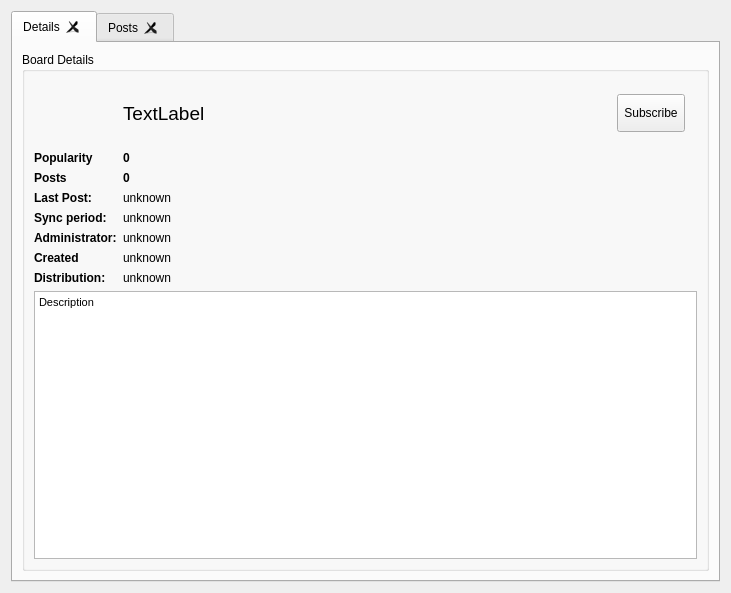
<?xml version="1.0" encoding="UTF-8"?>
<ui version="4.0">
 <class>PostedListWidgetWithModel</class>
 <widget class="QWidget" name="PostedListWidgetWithModel">
  <property name="geometry">
   <rect>
    <x>0</x>
    <y>0</y>
    <width>731</width>
    <height>593</height>
   </rect>
  </property>
  <property name="windowTitle">
   <string>Form</string>
  </property>
  <layout class="QHBoxLayout" name="horizontalLayout">
   <item>
    <widget class="RSTabWidget" name="tabWidget">
     <property name="currentIndex">
      <number>0</number>
     </property>
     <property name="tabsClosable">
      <bool>true</bool>
     </property>
     <widget class="QWidget" name="tab">
      <attribute name="title">
       <string>Details</string>
      </attribute>
      <layout class="QVBoxLayout" name="verticalLayout_3">
       <item>
        <widget class="QGroupBox" name="infoGroupBox">
         <property name="autoFillBackground">
          <bool>false</bool>
         </property>
         <property name="styleSheet">
          <string notr="true"/>
         </property>
         <property name="title">
          <string>Board Details</string>
         </property>
         <property name="flat">
          <bool>false</bool>
         </property>
         <property name="checkable">
          <bool>false</bool>
         </property>
         <layout class="QGridLayout" name="gridLayout_2">
          <item row="0" column="0">
           <layout class="QGridLayout" name="gridLayout">
            <item row="5" column="0">
             <widget class="QLabel" name="label">
              <property name="font">
               <font>
                <weight>75</weight>
                <bold>true</bold>
               </font>
              </property>
              <property name="text">
               <string>Administrator:</string>
              </property>
             </widget>
            </item>
            <item row="6" column="0">
             <widget class="QLabel" name="createdlabel">
              <property name="font">
               <font>
                <weight>75</weight>
                <bold>true</bold>
               </font>
              </property>
              <property name="text">
               <string>Created</string>
              </property>
             </widget>
            </item>
            <item row="7" column="0">
             <widget class="QLabel" name="label_3">
              <property name="font">
               <font>
                <weight>75</weight>
                <bold>true</bold>
               </font>
              </property>
              <property name="text">
               <string>Distribution:</string>
              </property>
             </widget>
            </item>
            <item row="0" column="3">
             <layout class="QVBoxLayout" name="verticalLayout">
              <property name="sizeConstraint">
               <enum>QLayout::SetMinimumSize</enum>
              </property>
              <property name="leftMargin">
               <number>0</number>
              </property>
              <item>
               <spacer name="verticalSpacer">
                <property name="orientation">
                 <enum>Qt::Vertical</enum>
                </property>
                <property name="sizeType">
                 <enum>QSizePolicy::Minimum</enum>
                </property>
                <property name="sizeHint" stdset="0">
                 <size>
                  <width>20</width>
                  <height>13</height>
                 </size>
                </property>
               </spacer>
              </item>
              <item>
               <widget class="SubscribeToolButton" name="subscribeToolButton">
                <property name="sizePolicy">
                 <sizepolicy hsizetype="Preferred" vsizetype="Preferred">
                  <horstretch>0</horstretch>
                  <verstretch>0</verstretch>
                 </sizepolicy>
                </property>
                <property name="font">
                 <font>
                  <weight>50</weight>
                  <italic>false</italic>
                  <bold>false</bold>
                 </font>
                </property>
                <property name="styleSheet">
                 <string notr="true"/>
                </property>
                <property name="text">
                 <string notr="true">Subscribe</string>
                </property>
                <property name="autoRaise">
                 <bool>false</bool>
                </property>
               </widget>
              </item>
              <item>
               <spacer name="verticalSpacer_2">
                <property name="orientation">
                 <enum>Qt::Vertical</enum>
                </property>
                <property name="sizeType">
                 <enum>QSizePolicy::Minimum</enum>
                </property>
                <property name="sizeHint" stdset="0">
                 <size>
                  <width>20</width>
                  <height>13</height>
                 </size>
                </property>
               </spacer>
              </item>
             </layout>
            </item>
            <item row="0" column="2">
             <spacer name="horizontalSpacer">
              <property name="orientation">
               <enum>Qt::Horizontal</enum>
              </property>
              <property name="sizeHint" stdset="0">
               <size>
                <width>40</width>
                <height>20</height>
               </size>
              </property>
             </spacer>
            </item>
            <item row="7" column="1" colspan="5">
             <widget class="QLabel" name="infoDistribution">
              <property name="text">
               <string>unknown</string>
              </property>
             </widget>
            </item>
            <item row="0" column="1">
             <widget class="QLabel" name="namelabel">
              <property name="font">
               <font>
                <pointsize>14</pointsize>
               </font>
              </property>
              <property name="text">
               <string>TextLabel</string>
              </property>
             </widget>
            </item>
            <item row="2" column="0">
             <widget class="QLabel" name="infoPostsLabel">
              <property name="sizePolicy">
               <sizepolicy hsizetype="Maximum" vsizetype="Preferred">
                <horstretch>0</horstretch>
                <verstretch>0</verstretch>
               </sizepolicy>
              </property>
              <property name="font">
               <font>
                <weight>75</weight>
                <bold>true</bold>
               </font>
              </property>
              <property name="text">
               <string>Posts</string>
              </property>
             </widget>
            </item>
            <item row="2" column="1">
             <widget class="QLabel" name="infoPosts">
              <property name="font">
               <font>
                <weight>75</weight>
                <bold>true</bold>
               </font>
              </property>
              <property name="text">
               <string notr="true">0</string>
              </property>
             </widget>
            </item>
            <item row="3" column="1" colspan="5">
             <widget class="QLabel" name="infoLastPost">
              <property name="text">
               <string notr="true">unknown</string>
              </property>
             </widget>
            </item>
            <item row="0" column="0">
             <widget class="QLabel" name="logoLabel">
              <property name="minimumSize">
               <size>
                <width>64</width>
                <height>64</height>
               </size>
              </property>
              <property name="maximumSize">
               <size>
                <width>64</width>
                <height>64</height>
               </size>
              </property>
              <property name="pixmap">
               <pixmap resource="../icons.qrc">:/icons/png/postedlinks.png</pixmap>
              </property>
              <property name="scaledContents">
               <bool>true</bool>
              </property>
             </widget>
            </item>
            <item row="4" column="0">
             <widget class="QLabel" name="syncPeriodTitleLabel">
              <property name="font">
               <font>
                <weight>75</weight>
                <bold>true</bold>
               </font>
              </property>
              <property name="text">
               <string>Sync period:</string>
              </property>
             </widget>
            </item>
            <item row="1" column="1">
             <widget class="QLabel" name="poplabel">
              <property name="font">
               <font>
                <weight>75</weight>
                <bold>true</bold>
               </font>
              </property>
              <property name="text">
               <string>0</string>
              </property>
             </widget>
            </item>
            <item row="3" column="0">
             <widget class="QLabel" name="infoLastPostLabel">
              <property name="sizePolicy">
               <sizepolicy hsizetype="Maximum" vsizetype="Preferred">
                <horstretch>0</horstretch>
                <verstretch>0</verstretch>
               </sizepolicy>
              </property>
              <property name="font">
               <font>
                <weight>75</weight>
                <bold>true</bold>
               </font>
              </property>
              <property name="text">
               <string>Last Post:</string>
              </property>
             </widget>
            </item>
            <item row="1" column="0">
             <widget class="QLabel" name="label_4">
              <property name="font">
               <font>
                <weight>75</weight>
                <bold>true</bold>
               </font>
              </property>
              <property name="text">
               <string>Popularity</string>
              </property>
             </widget>
            </item>
            <item row="6" column="1" colspan="3">
             <widget class="QLabel" name="createdinfolabel">
              <property name="text">
               <string>unknown</string>
              </property>
             </widget>
            </item>
            <item row="5" column="1" colspan="3">
             <widget class="GxsIdLabel" name="infoAdministrator">
              <property name="text">
               <string>unknown</string>
              </property>
              <property name="openExternalLinks">
               <bool>true</bool>
              </property>
             </widget>
            </item>
            <item row="4" column="1" colspan="2">
             <widget class="QLabel" name="syncPeriodLabel">
              <property name="text">
               <string>unknown</string>
              </property>
             </widget>
            </item>
           </layout>
          </item>
          <item row="1" column="0">
           <widget class="QTextBrowser" name="infoDescription">
            <property name="styleSheet">
             <string notr="true"/>
            </property>
            <property name="html">
             <string notr="true">&lt;!DOCTYPE HTML PUBLIC &quot;-//W3C//DTD HTML 4.0//EN&quot; &quot;http://www.w3.org/TR/REC-html40/strict.dtd&quot;&gt;
&lt;html&gt;&lt;head&gt;&lt;meta name=&quot;qrichtext&quot; content=&quot;1&quot; /&gt;&lt;style type=&quot;text/css&quot;&gt;
p, li { white-space: pre-wrap; }
&lt;/style&gt;&lt;/head&gt;&lt;body style=&quot; font-family:'MS Shell Dlg 2'; font-size:8.25pt; font-weight:400; font-style:normal;&quot;&gt;
&lt;p style=&quot; margin-top:0px; margin-bottom:0px; margin-left:0px; margin-right:0px; -qt-block-indent:0; text-indent:0px;&quot;&gt;&lt;span style=&quot; font-family:'MS Shell Dlg 2'; font-size:8pt;&quot;&gt;Description&lt;/span&gt;&lt;/p&gt;&lt;/body&gt;&lt;/html&gt;</string>
            </property>
            <property name="textInteractionFlags">
             <set>Qt::LinksAccessibleByMouse|Qt::TextSelectableByMouse</set>
            </property>
            <property name="openExternalLinks">
             <bool>true</bool>
            </property>
            <property name="openLinks">
             <bool>true</bool>
            </property>
           </widget>
          </item>
         </layout>
        </widget>
       </item>
      </layout>
     </widget>
     <widget class="QWidget" name="tab_2">
      <attribute name="title">
       <string>Posts</string>
      </attribute>
      <layout class="QVBoxLayout" name="verticalLayout_2">
       <item>
        <widget class="QFrame" name="headerFrame">
         <property name="frameShape">
          <enum>QFrame::Box</enum>
         </property>
         <property name="frameShadow">
          <enum>QFrame::Sunken</enum>
         </property>
         <layout class="QHBoxLayout" name="horizontalLayout_3">
          <property name="leftMargin">
           <number>6</number>
          </property>
          <property name="topMargin">
           <number>2</number>
          </property>
          <property name="rightMargin">
           <number>6</number>
          </property>
          <property name="bottomMargin">
           <number>2</number>
          </property>
          <item>
           <widget class="QToolButton" name="submitPostButton">
            <property name="sizePolicy">
             <sizepolicy hsizetype="Fixed" vsizetype="Fixed">
              <horstretch>0</horstretch>
              <verstretch>0</verstretch>
             </sizepolicy>
            </property>
            <property name="text">
             <string>Create Post</string>
            </property>
            <property name="icon">
             <iconset resource="Posted_images.qrc">
              <normaloff>:/images/write.png</normaloff>:/images/write.png</iconset>
            </property>
            <property name="iconSize">
             <size>
              <width>24</width>
              <height>24</height>
             </size>
            </property>
            <property name="toolButtonStyle">
             <enum>Qt::ToolButtonTextBesideIcon</enum>
            </property>
            <property name="autoRaise">
             <bool>true</bool>
            </property>
           </widget>
          </item>
          <item>
           <widget class="QComboBox" name="sortStrategy_CB">
            <property name="toolTip">
             <string>&lt;html&gt;&lt;head/&gt;&lt;body&gt;&lt;p&gt;&lt;span style=&quot; font-family:'-apple-system,BlinkMacSystemFont,Segoe UI,Helvetica,Arial,sans-serif,Apple Color Emoji,Segoe UI Emoji,Segoe UI Symbol'; font-size:14px; color:#24292e; background-color:#ffffff;&quot;&gt;Select sorting&lt;/span&gt;&lt;/p&gt;&lt;/body&gt;&lt;/html&gt;</string>
            </property>
            <property name="styleSheet">
             <string notr="true"/>
            </property>
            <property name="currentIndex">
             <number>0</number>
            </property>
            <property name="iconSize">
             <size>
              <width>24</width>
              <height>24</height>
             </size>
            </property>
            <item>
             <property name="text">
              <string>New</string>
             </property>
             <property name="icon">
              <iconset resource="../icons.qrc">
               <normaloff>:/icons/png/new.png</normaloff>:/icons/png/new.png</iconset>
             </property>
            </item>
            <item>
             <property name="text">
              <string>Top</string>
             </property>
             <property name="icon">
              <iconset resource="../icons.qrc">
               <normaloff>:/icons/png/top.png</normaloff>:/icons/png/top.png</iconset>
             </property>
            </item>
            <item>
             <property name="text">
              <string>Hot</string>
             </property>
             <property name="icon">
              <iconset resource="../icons.qrc">
               <normaloff>:/icons/png/flame.png</normaloff>:/icons/png/flame.png</iconset>
             </property>
            </item>
           </widget>
          </item>
          <item>
           <widget class="LineEditClear" name="filter_LE">
            <property name="placeholderText">
             <string>Search</string>
            </property>
           </widget>
          </item>
          <item>
           <spacer name="horizontalSpacer_2">
            <property name="orientation">
             <enum>Qt::Horizontal</enum>
            </property>
            <property name="sizeHint" stdset="0">
             <size>
              <width>40</width>
              <height>20</height>
             </size>
            </property>
           </spacer>
          </item>
          <item>
           <layout class="QHBoxLayout" name="horizontalLayout_2">
            <property name="spacing">
             <number>0</number>
            </property>
            <item>
             <widget class="QPushButton" name="viewModeButton">
              <property name="font">
               <font>
                <kerning>true</kerning>
               </font>
              </property>
              <property name="toolTip">
               <string>Classic view</string>
              </property>
              <property name="icon">
               <iconset resource="Posted_images.qrc">
                <normaloff>:/images/classic.png</normaloff>:/images/classic.png</iconset>
              </property>
              <property name="iconSize">
               <size>
                <width>24</width>
                <height>24</height>
               </size>
              </property>
              <property name="checkable">
               <bool>true</bool>
              </property>
              <property name="flat">
               <bool>true</bool>
              </property>
             </widget>
            </item>
           </layout>
          </item>
          <item>
           <widget class="QPushButton" name="prevButton">
            <property name="toolTip">
             <string>Previous</string>
            </property>
            <property name="text">
             <string/>
            </property>
            <property name="icon">
             <iconset resource="../icons.qrc">
              <normaloff>:/icons/png/arrow-left.png</normaloff>:/icons/png/arrow-left.png</iconset>
            </property>
           </widget>
          </item>
          <item>
           <widget class="QLabel" name="showLabel">
            <property name="text">
             <string>1-10</string>
            </property>
           </widget>
          </item>
          <item>
           <widget class="QPushButton" name="nextButton">
            <property name="toolTip">
             <string>Next</string>
            </property>
            <property name="text">
             <string/>
            </property>
            <property name="icon">
             <iconset resource="../icons.qrc">
              <normaloff>:/icons/png/arrow-right.png</normaloff>:/icons/png/arrow-right.png</iconset>
            </property>
           </widget>
          </item>
          <item>
           <widget class="GxsIdChooser" name="idChooser">
            <property name="toolTip">
             <string>&lt;html&gt;&lt;head/&gt;&lt;body&gt;&lt;p&gt;Default identity used when voting&lt;/p&gt;&lt;/body&gt;&lt;/html&gt;</string>
            </property>
           </widget>
          </item>
         </layout>
        </widget>
       </item>
       <item>
        <widget class="RSTreeView" name="postsTree">
         <property name="contextMenuPolicy">
          <enum>Qt::CustomContextMenu</enum>
         </property>
         <property name="editTriggers">
          <set>QAbstractItemView::CurrentChanged|QAbstractItemView::SelectedClicked</set>
         </property>
         <property name="verticalScrollMode">
          <enum>QAbstractItemView::ScrollPerPixel</enum>
         </property>
         <property name="indentation">
          <number>0</number>
         </property>
         <property name="rootIsDecorated">
          <bool>false</bool>
         </property>
         <attribute name="headerVisible">
          <bool>false</bool>
         </attribute>
        </widget>
       </item>
      </layout>
     </widget>
    </widget>
   </item>
  </layout>
 </widget>
 <customwidgets>
  <customwidget>
   <class>GxsIdLabel</class>
   <extends>QLabel</extends>
   <header>gui/gxs/GxsIdLabel.h</header>
  </customwidget>
  <customwidget>
   <class>SubscribeToolButton</class>
   <extends>QToolButton</extends>
   <header>gui/common/SubscribeToolButton.h</header>
  </customwidget>
  <customwidget>
   <class>RSTreeView</class>
   <extends>QTreeView</extends>
   <header>gui/common/RSTreeView.h</header>
  </customwidget>
  <customwidget>
   <class>LineEditClear</class>
   <extends>QLineEdit</extends>
   <header>gui/common/LineEditClear.h</header>
  </customwidget>
  <customwidget>
   <class>GxsIdChooser</class>
   <extends>QComboBox</extends>
   <header>gui/gxs/GxsIdChooser.h</header>
  </customwidget>
  <customwidget>
   <class>RSTabWidget</class>
   <extends>QTabWidget</extends>
   <header>gui/common/RSTabWidget.h</header>
   <container>1</container>
  </customwidget>
 </customwidgets>
 <resources>
  <include location="../icons.qrc"/>
  <include location="Posted_images.qrc"/>
 </resources>
 <connections/>
</ui>
